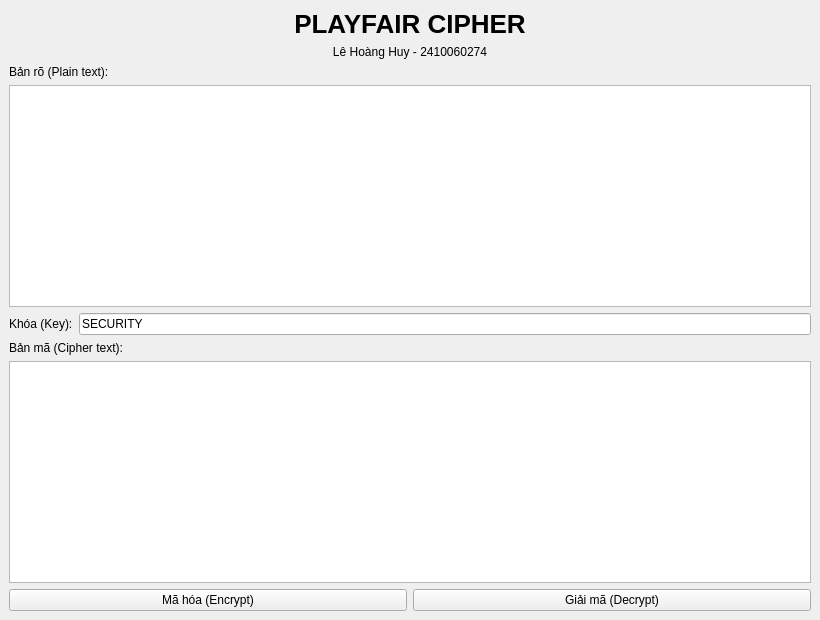
<?xml version="1.0" encoding="UTF-8"?>
<ui version="4.0">
 <class>MainWindow</class>
 <widget class="QMainWindow" name="MainWindow">
  <property name="geometry">
   <rect>
    <x>0</x>
    <y>0</y>
    <width>820</width>
    <height>620</height>
   </rect>
  </property>
  <property name="windowTitle">
   <string>Playfair Cipher - LeHoangHuy_2410060274</string>
  </property>
  <widget class="QWidget" name="centralwidget">
   <layout class="QVBoxLayout" name="verticalLayout">
    <item>
     <widget class="QLabel" name="lbl_title">
      <property name="styleSheet">
       <string>font-size: 26px; font-weight: bold;</string>
      </property>
      <property name="text">
       <string>PLAYFAIR CIPHER</string>
      </property>
      <property name="alignment">
       <set>Qt::AlignCenter</set>
      </property>
     </widget>
    </item>
    <item>
     <widget class="QLabel" name="lbl_student">
      <property name="text">
       <string>Lê Hoàng Huy - 2410060274</string>
      </property>
      <property name="alignment">
       <set>Qt::AlignCenter</set>
      </property>
     </widget>
    </item>
    <item>
     <widget class="QLabel" name="lbl_plain">
      <property name="text">
       <string>Bản rõ (Plain text):</string>
      </property>
     </widget>
    </item>
    <item>
     <widget class="QTextEdit" name="txt_plain_text"/>
    </item>
    <item>
     <layout class="QHBoxLayout" name="keyLayout">
      <item>
       <widget class="QLabel" name="lbl_key">
        <property name="text">
         <string>Khóa (Key):</string>
        </property>
       </widget>
      </item>
      <item>
       <widget class="QLineEdit" name="txt_key">
        <property name="text">
         <string>SECURITY</string>
        </property>
       </widget>
      </item>
     </layout>
    </item>
    <item>
     <widget class="QLabel" name="lbl_cipher">
      <property name="text">
       <string>Bản mã (Cipher text):</string>
      </property>
     </widget>
    </item>
    <item>
     <widget class="QTextEdit" name="txt_cipher_text"/>
    </item>
    <item>
     <layout class="QHBoxLayout" name="buttonLayout">
      <item>
       <widget class="QPushButton" name="btn_encrypt">
        <property name="text">
         <string>Mã hóa (Encrypt)</string>
        </property>
       </widget>
      </item>
      <item>
       <widget class="QPushButton" name="btn_decrypt">
        <property name="text">
         <string>Giải mã (Decrypt)</string>
        </property>
       </widget>
      </item>
     </layout>
    </item>
   </layout>
  </widget>
 </widget>
 <resources/>
 <connections/>
</ui>
